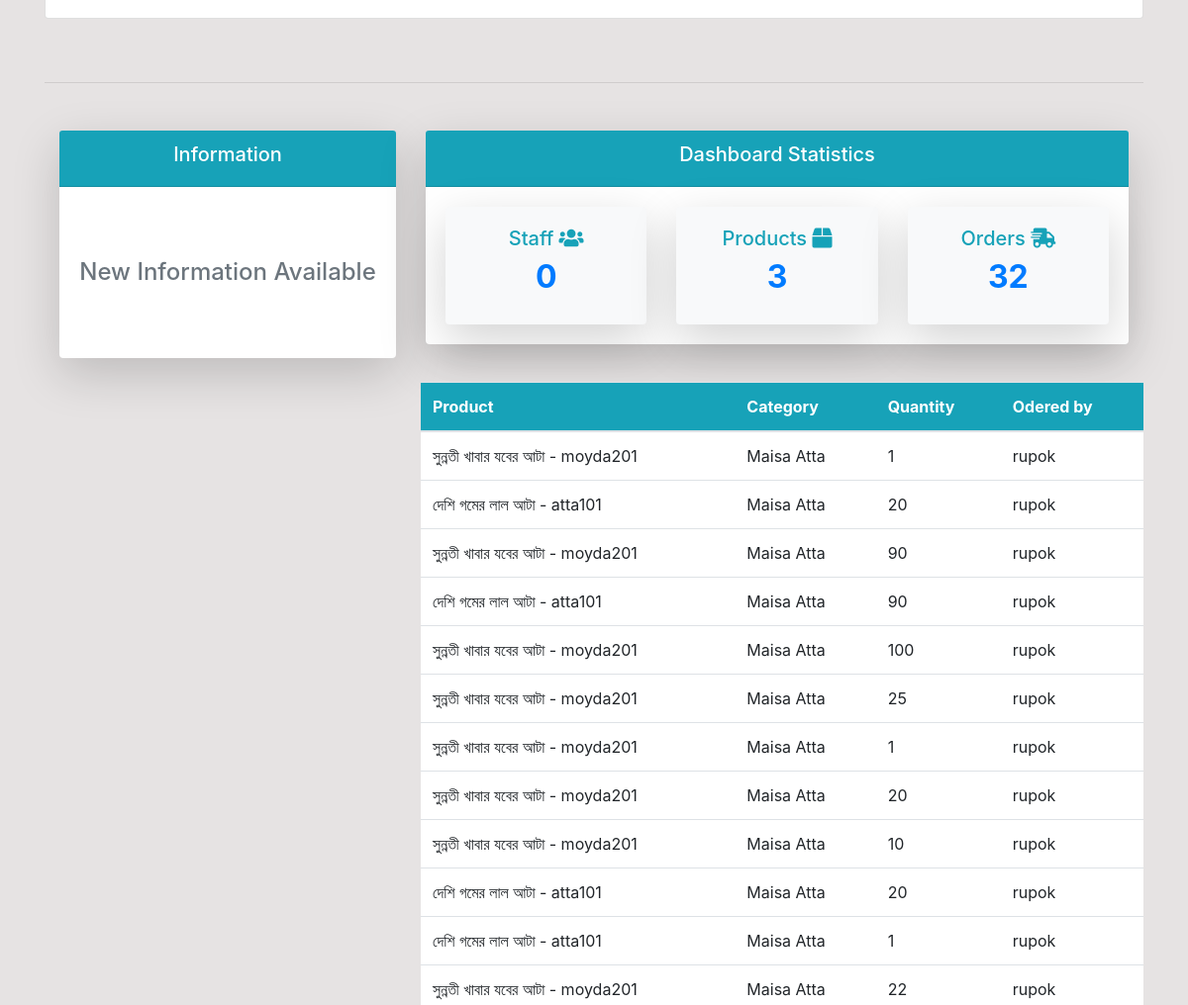
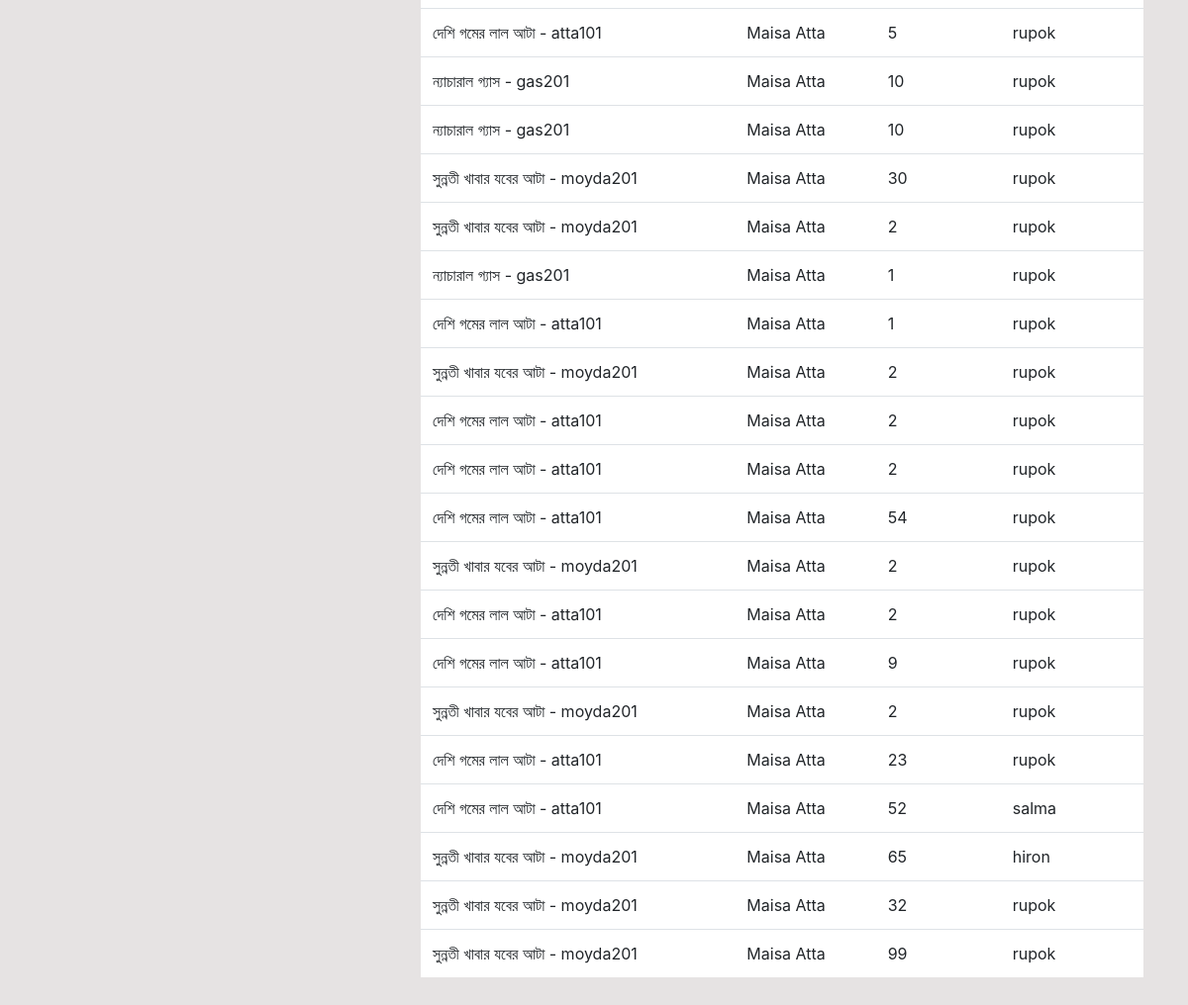
The app's page /order/ (signed in, lower part), older data (2 pictures, top to bottom).
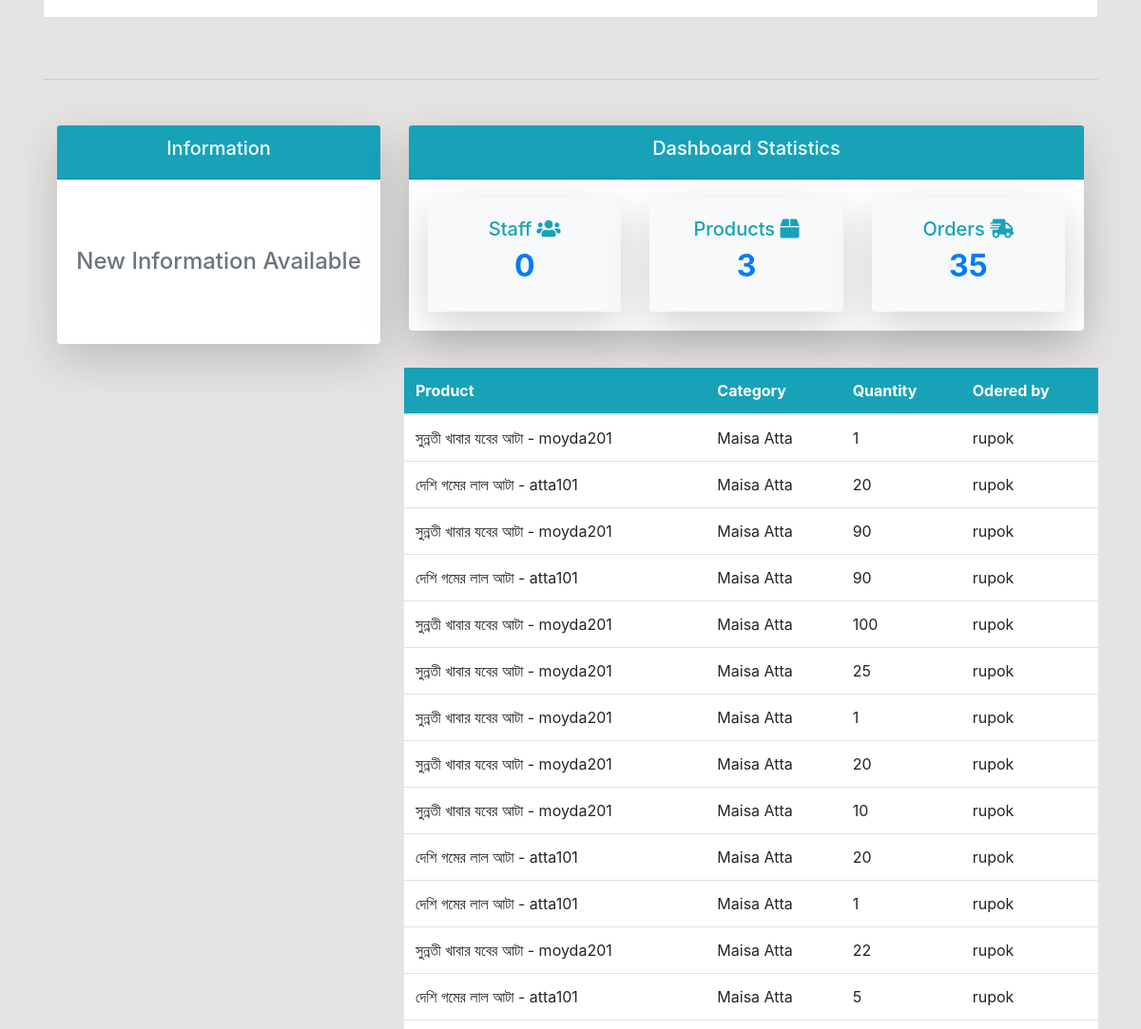
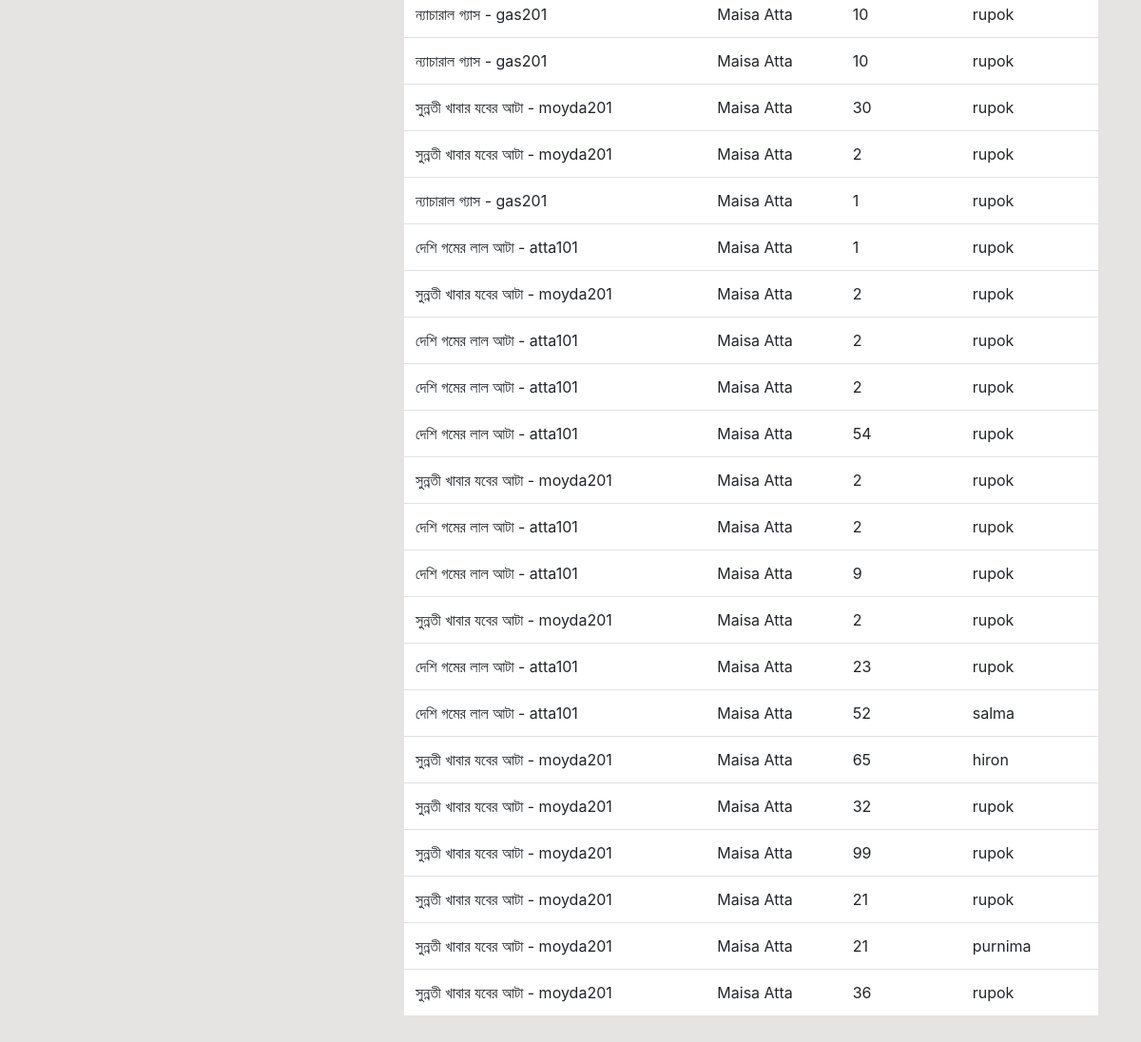
The same page, newer data (2 pictures, top to bottom).
### dashboard/models.py (models this page shows, shortened)
class Order(models.Model):
    name = models.ForeignKey(Product, on_delete=models.CASCADE, null=True, verbose_name="Select Item Name ")
    customer = models.ForeignKey(User, on_delete=models.CASCADE, null=True)
    order_quantity = models.PositiveIntegerField(null=True, verbose_name="Item Quantity")
    shop = models.ForeignKey(Shop, on_delete=models.CASCADE, verbose_name="Shop" )

class Product(models.Model):
    department = models.ForeignKey(Department, on_delete=models.CASCADE, verbose_name="Dept/Company")
    name = models.CharField(max_length=200, verbose_name="Product Name")
    product_code = models.CharField(max_length=100, verbose_name="Product Code")
    product_dp = models.DecimalField(max_digits=10, decimal_places=2, verbose_name="Product DP")
    product_tp = models.DecimalField(max_digits=10, decimal_places=2, verbose_name="Product TP")
    product_mrp = models.DecimalField(max_digits=10, decimal_places=2, verbose_name="Product MRP")
    product_sku = models.CharField(max_length=100, verbose_name="Product SKU")
    product_factor = models.DecimalField(max_digits=10, decimal_places=2, verbose_name="Product Factor")
    product_details = models.TextField(verbose_name="Product Details", blank=True, null=True)
    def __str__(self):
        return f"{self.name} - {self.product_code}"

class Department(models.Model):
    name = models.CharField(max_length=200, verbose_name="Department/Company Name")
    def __str__(self):
        return self.name

### dashboard/views.py (the view)
# urls.py: path('order/', views.order, name='dashboard-order'),
@login_required(login_url='user-login')
def order(request):
    order = Order.objects.all()
    order_count = order.count()
    customer = User.objects.filter(groups=2)
    customer_count = customer.count()
    product = Product.objects.all()
    product_count = product.count()
    context = {
        'order': order,
        'customer_count': customer_count,
        'product_count': product_count,
        'order_count': order_count,
    }
    return render(request, 'dashboard/order.html', context)

### templates/dashboard/order.html (shortened to what this page needs)
{% extends 'partials/base.html' %}
{% block content %}
{% include 'partials/topside.html' %}
<div class="row my-4">
    <div class="col-md-4"></div>
    <div class="col-md-8">
        <table class="table bg-white">
            <thead class="bg-info text-white">
                <tr>
                    <th scope="col">Product</th>
                    <th scope="col">Category</th>
                    <th scope="col">Quantity</th>
                    <th scope="col">Odered by</th>
                </tr>
            </thead>
            <tbody>
                {% for order in order %}
                <tr>
                    <td>{{ order.name }}</td>
                    <td>{{ order.name.department }}</td>
                    <td>{{ order.order_quantity }}</td>
                    <td>{{ order.customer.username }}</td>
                </tr>
                {% endfor %}
            </tbody>
        </table>
    </div>
</div>
{% endblock %}

### templates/partials/base.html (shortened to what this page needs)
{% load static %}
<!doctype html>
<html lang="en">
<head>
    <link rel="stylesheet" href="https://cdn.jsdelivr.net/npm/bootstrap@4.6.0/dist/css/bootstrap.min.css"
>
    <link rel="stylesheet" href="https://use.fontawesome.com/releases/v5.15.2/css/all.css"
>
    <link rel="stylesheet" href="{% static 'style.css' %}">
</head>
<body>
    <div class="container">
        {% block content %}
        {% endblock %}
    </div>
</body>
</html>

### templates/partials/topside.html (shortened to what this page needs)
<div class="page-wrapper">
    <div class="page-content">
              <div class="card radius-10">
                <div class="card-body">
                </div>
            </div>
    </div>
</div>
<br><br><hr>
<div class="container">
<div class="row mt-4">
    <div class="col-md-4 mt-4">
        <div class="card shadow-lg border-0">
            <div class="card-header bg-info text-white text-center">
                <h5>Information</h5>
            </div>
            <div class="card-body text-center py-5">
                <marquee behavior="scroll" direction="left" class="text-secondary">
                    <h4 class="my-4">New Information Available</h4>
                </marquee>
            </div>
        </div>
    </div>
    <div class="col-md-8 mt-4">
        <div class="card shadow-lg border-0">
            <div class="card-header bg-info text-white text-center">
                <h5>Dashboard Statistics</h5>
            </div>
            <div class="card-body">
                <div class="row">
                    <div class="col-md-4">
                        <a class="text-decoration-none" href="{% url 'dashboard-customers' %}">
                            <div class="card border-0 my-card shadow-lg bg-light">
                                <div class="card-body text-center">
                                    <h5 class="text-info">Staff <i class="fas fa-users"></i></h5>
                                    <h2 class="font-weight-bold">{{ customer_count }}</h2>
                                </div>
                            </div>
                        </a>
                    </div>
                    <div class="col-md-4">
                        <a class="text-decoration-none" href="{% url 'dashboard-products' %}">
                            <div class="card border-0 my-card shadow-lg bg-light">
                                <div class="card-body text-center">
                                    <h5 class="text-info">Products <i class="fas fa-box"></i></h5>
                                    <h2 class="font-weight-bold">{{ product_count }}</h2>
                                </div>
                            </div>
                        </a>
                    </div>
                    <div class="col-md-4">
                        <a class="text-decoration-none" href="{% url 'dashboard-order' %}">
                            <div class="card border-0 my-card shadow-lg bg-light">
                                <div class="card-body text-center">
                                    <h5 class="text-info">Orders <i class="fas fa-shipping-fast"></i></h5>
                                    <h2 class="font-weight-bold">{{ order_count }}</h2>
                                </div>
                            </div>
                        </a>
                    </div>
                </div>
            </div>
        </div>
    </div>
</div>
</div>

### static/style.css (style rules this page uses)
body { background: rgb(230, 227, 227); }

Row changes from the older to the newer data that the page shows:
added Order: name "সুন্নতী খাবার যবের আটা - moyda201", name.department "Maisa Atta", order_quantity "21", customer.username "rupok"
added Order: name "সুন্নতী খাবার যবের আটা - moyda201", name.department "Maisa Atta", order_quantity "21", customer.username "purnima"
added Order: name "সুন্নতী খাবার যবের আটা - moyda201", name.department "Maisa Atta", order_quantity "36", customer.username "rupok"
Text that changed along with them:
{{ order_count }}: "32" → "35"
